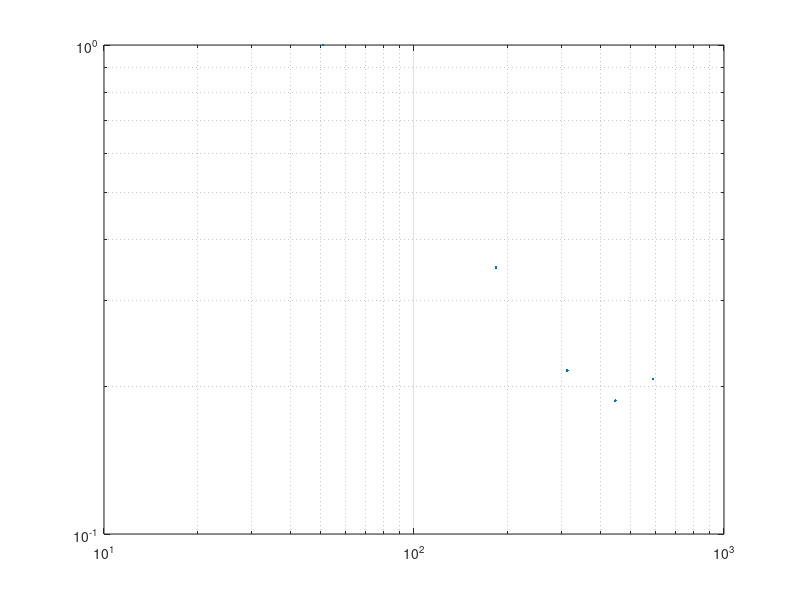
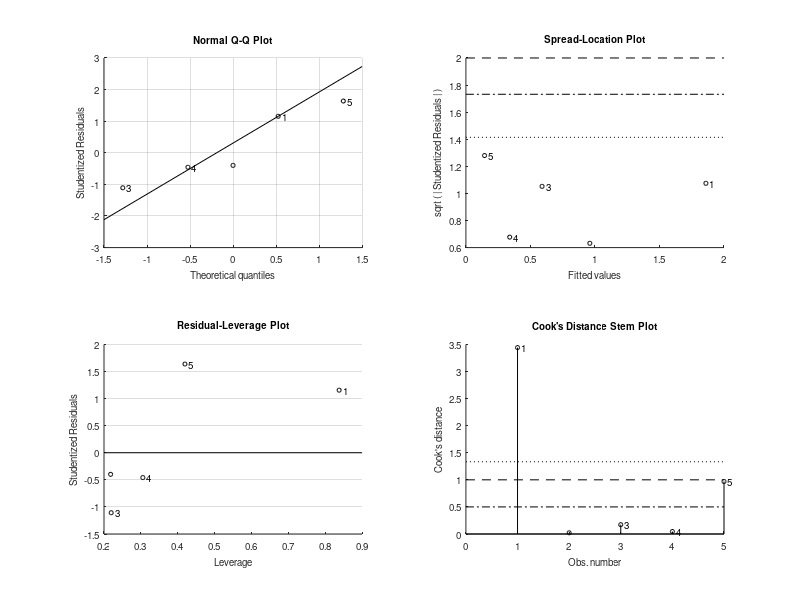

These charts were generated, in order, by the following MATLAB code: (Note: this script raises an error after producing the figures.)
z = [50 150 300 500]; % K2
poc = [133 53 34 23];

z = [84 154 402]; % Irminger 
poc = [2.17 1.68 0.57];

% z = [82 152 402]; % Iceland
% poc = [4.47 2.78 1.49];
% 
z = [51 184 312 446 589]; % papa
poc = [6.99 2.45 1.51 1.31 1.45];
% 
% z = [68 153 154 170 226 342 343 349 364 748];
% poc = [2.95 0.55 0.46 0.56 0.31 0.11 0.11 0.09 0.24 0.08];
% 
% z = [150 300 500]; % Aloha
% poc = [14.5 5.6 4.3];
% b term calculation from log log plot
figure
loglog(z,poc/poc(1),'.')
grid on
bfit = fitlm(log(z'),log(poc'))
% b value = the slope of the log-log plot
% b r2 and P value match those calculated by Marsay 2015 (Table S3)
%%
% z = [51 184 312 446 589]; % papa
% poc = [6.99 2.45 1.51 1.31 1.45];

% Define the model function
modelfun = @(b,x) b(1)*exp(-(x-84)/b(2));
% depth_to_use',C_total_remin{yr}(depth_to_use)'
% % Initial parameter guesses
beta0 = [poc(1) z(1)]; 
%'a*exp(-(x-50)/b)'
% Fit the nonlinear model
mdl = fitnlm(z,poc, modelfun, beta0)
%% 
% zstar calculation from semi log plot

figure
semilogy(z,poc,'mo')
grid on; hold on
testlm = fitlm(z,log(poc')) % stats match the numbers in Table S3 Marsay 2015
plot([z(1) z(end)],[0.37 0.37],'k--')

figure
plot(z,poc/poc(1),'mo')
grid on; hold on
testlm = fitlm(z,log(poc')) % stats match the numbers in Table S3 Marsay 2015
plot([z(1) z(end)],[0.37 0.37],'k--')
%%

% not sure how to convert these coefficients to z star numbers. 

zdeep = 200;
z0 = 100; 
Fzdeep = exp((testlm.Coefficients.Estimate(2)+0)*zdeep+testlm.Coefficients.Estimate(1))
Fz0 = exp((testlm.Coefficients.Estimate(2)+0)*z0+testlm.Coefficients.Estimate(1))

FzdeepSE = exp((testlm.Coefficients.Estimate(2)+testlm.Coefficients.SE(2))*zdeep+testlm.Coefficients.Estimate(1))
Fz0SE = exp((testlm.Coefficients.Estimate(2)+testlm.Coefficients.SE(2))*z0+testlm.Coefficients.Estimate(1))

-(zdeep-z0)/log(Fzdeep/Fz0)
-(zdeep-z0)/log(FzdeepSE/Fz0SE) - (-(zdeep-z0)/log(Fzdeep/Fz0))
%%
figure
plot(z,poc./Fz0,'ok')
hold on
plot(zdeep,Fzdeep./Fz0,'-')
grid on
zstar = find(Fzdeep <= (0.37*Fz0),1)


[testfit,gof] = fit(z',poc'/poc(1),'1*exp(-(x-84)/b)')

figure
plot(z,poc./Fz0,'ok')
hold on
plot(testfit)
%%
fitlm(z,(-(z-84)./(poc/Fz0)))


%%
hold on
plot(log(exp(testlm.Coefficients.Estimate(2)*(50:500)+testlm.Coefficients.Estimate(1))/exp(testlm.Coefficients.Estimate(2)*84+testlm.Coefficients.Estimate(1))))
%%
[k2fit,gof] = fit(z',poc'/poc(1),'exp1')


z = 50:500;
fit(z',k2fit.a*(exp(k2fit.b*z')),'a*exp(-(x-50)/b)')
%%

aloha_z = [150 300 500];
aloha_poc = [14.5 5.6 4.3];

figure
loglog(aloha_z,aloha_poc,'.r')
grid on

osp_z = [50 100 150 200];
osp_poc = [97 36 31 22];

figure
loglog(osp_z,osp_poc,'.m')
grid on
%fit(mean_depth_to_use',C_total_remin_mean(50:1149)','a*exp(-(x-50)/b)')


alohafit = fitlm(log(aloha_z/100'),log(aloha_poc'))
[ospfit] = fitlm(log(osp_z'),log(osp_poc'))

%%

[ospfit,gof] = fit(osp_z',osp_poc','a*exp(-(x-50)/b)')
figure
loglog(osp_z,osp_poc,'.m')
grid on
%%
for j = 3; %1:length(atten_pulses_good);
    pulsecarbon = sinkingpulse_max_gaussfilter_omitnan(:,1,atten_pulses_good(j))*35400*54;
    [pulsefit] = fitlm(wfpmerge.sinkingpulsedepths,log(pulsecarbon))
    [pulsefit2, gof2] = fit(wfpmerge.sinkingpulsedepths,pulsecarbon/pulsecarbon(1),'1*exp(-(x-225)/b)')
    figure(1)
    semilogy(wfpmerge.sinkingpulsedepths,pulsecarbon,'.','Markersize',20)
    hold on
    grid on
end

% figure(2)
% loglog(wfpmerge.sinkingpulsedepths,sinkingpulse_max_gaussfilter_omitnan_mean*35400*54,'.k','Markersize',20)
% [pulsefitmean] = fitlm(log(wfpmerge.sinkingpulsedepths(1:4)),log(sinkingpulse_max_gaussfilter_omitnan_mean(1:4)*35400*54))
%%
 
for j = 1:6
pulsecarbonmean = sinkingpulse_max_gaussfilter_omitnan(:,1,atten_pulses_good(j))*35400*54;
test = fit(wfpmerge.sinkingpulsedepths,pulsecarbonmean,'a*exp(-(x-225)/b)')

figure(j)
plot(wfpmerge.sinkingpulsedepths,(pulsecarbonmean),'ok')
test2 = fitlm(wfpmerge.sinkingpulsedepths,(pulsecarbonmean))
grid on
hold on
plot([100 2000],[0.37*test2.Coefficients.Estimate(1) 0.37*test2.Coefficients.Estimate(1)],'k--')
end

%%
pulsecarbonmean = sinkingpulse_max_gaussfilter_omitnan_mean/sinkingpulse_max_gaussfilter_omitnan_mean(1);
test = fit(wfpmerge.sinkingpulsedepths,pulsecarbonmean,'1*exp(-(x-225)/b)')

figure(7)
plot(wfpmerge.sinkingpulsedepths,log(pulsecarbonmean),'ok')
test2 = fitlm(wfpmerge.sinkingpulsedepths,log(pulsecarbonmean))
grid on
hold on
plot([100 2000],[0.37*test2.Coefficients.Estimate(1) 0.37*test2.Coefficients.Estimate(1)],'k--')
%%
j = 3
pulsecarbon = sinkingpulse_max_gaussfilter_omitnan(:,1,atten_pulses_good(j))*35400*54;
ztest = wfpmerge.sinkingpulsedepths(1):10:wfpmerge.sinkingpulsedepths(end);
ztest = ztest';
carboninterp = interp1(wfpmerge.sinkingpulsedepths,pulsecarbon,ztest);
test2 = fit(ztest,carboninterp,'a*exp(-(x-225)/b)')
